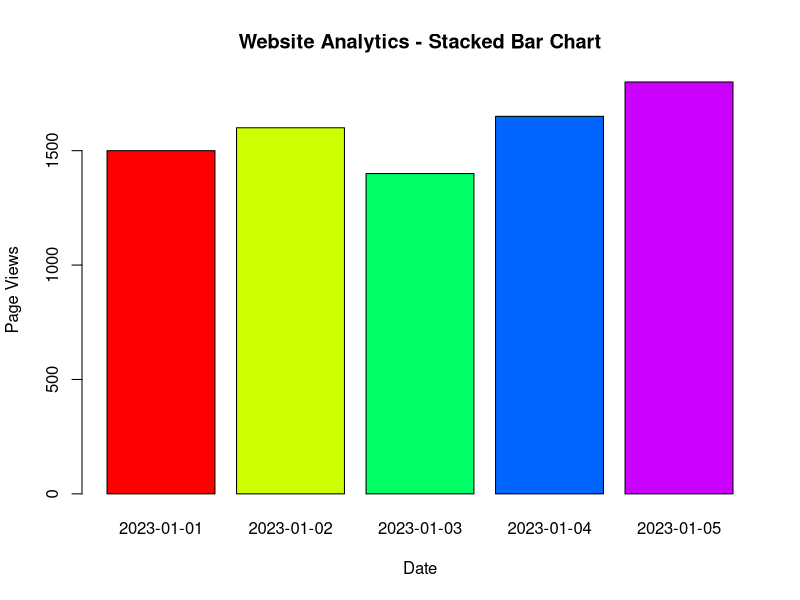
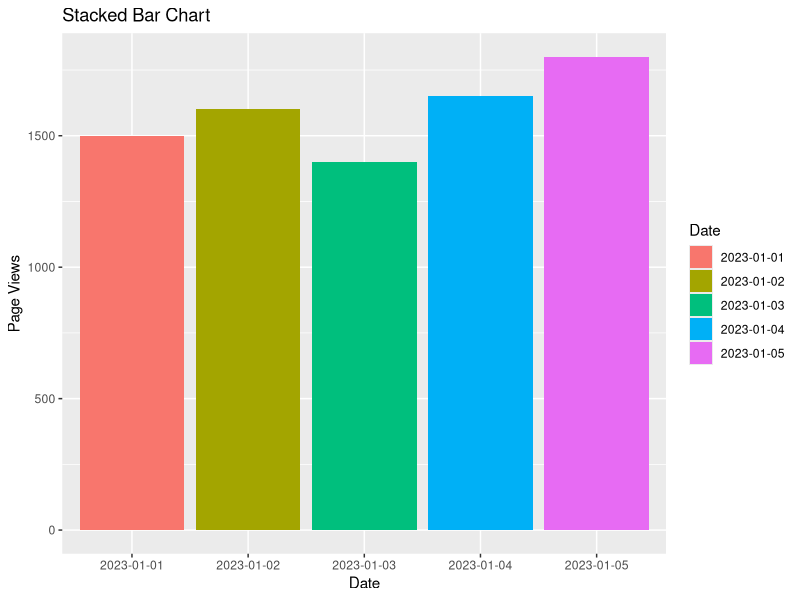

Write the R code that produced these figures, in order.
# Provided data
data <- data.frame(
  Date = as.Date(c('2023-01-01', '2023-01-02', '2023-01-03', '2023-01-04', '2023-01-05')),
  Page_Views = c(1500, 1600, 1400, 1650, 1800),
  Click_through_Rate = c(2.3, 2.7, 2.0, 2.4, 2.6)
)

# Stacked Bar Chart
barplot(data$Page_Views, names.arg = format(data$Date, "%Y-%m-%d"), col = rainbow(length(data$Page_Views)),
        main = "Website Analytics - Stacked Bar Chart", xlab = "Date", ylab = "Page Views")
#using gg plot
library(ggplot2)

# Given data
data <- data.frame(
  Date = c('2023-01-01', '2023-01-02', '2023-01-03', '2023-01-04', '2023-01-05'),
  Page_Views = c(1500, 1600, 1400, 1650, 1800),
  Click_through_Rate = c(2.3, 2.7, 2.0, 2.4, 2.6)
)

# Stacked Bar Chart
print(ggplot(data, aes(x = Date, y = Page_Views, fill = Date)) +
        geom_bar(stat = 'identity') +
        labs(title = 'Stacked Bar Chart', x = 'Date', y = 'Page Views'))
